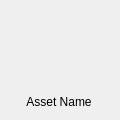
   <widget class="QFrame" name="AssetSQ_Frame">
    <property name="geometry">
     <rect>
      <x>140</x>
      <y>30</y>
      <width>120</width>
      <height>120</height>
     </rect>
    </property>
    <property name="autoFillBackground">
     <bool>false</bool>
    </property>
    <property name="frameShape">
     <enum>QFrame::NoFrame</enum>
    </property>
    <property name="frameShadow">
     <enum>QFrame::Plain</enum>
    </property>
    <property name="lineWidth">
     <number>1</number>
    </property>
    <widget class="QPushButton" name="ASSQ_pushButtonB">
     <property name="geometry">
      <rect>
       <x>98</x>
       <y>15</y>
       <width>18</width>
       <height>18</height>
      </rect>
     </property>
     <property name="autoFillBackground">
      <bool>false</bool>
     </property>
     <property name="text">
      <string/>
     </property>
     <property name="icon">
      <iconset>
       <normaloff>../UI/button_Asset_concept_01.png</normaloff>
       <normalon>../UI/button_Asset_concept_02.png</normalon>
       <activeon>../UI/button_Asset_concept_02.png</activeon>
       <selectedon>../UI/button_Asset_concept_01.png</selectedon>../UI/button_Asset_concept_01.png</iconset>
     </property>
     <property name="iconSize">
      <size>
       <width>18</width>
       <height>18</height>
      </size>
     </property>
     <property name="checkable">
      <bool>true</bool>
     </property>
     <property name="flat">
      <bool>true</bool>
     </property>
    </widget>
    <widget class="QPushButton" name="ASSQ_pushButtonC">
     <property name="enabled">
      <bool>true</bool>
     </property>
     <property name="geometry">
      <rect>
       <x>98</x>
       <y>34</y>
       <width>18</width>
       <height>18</height>
      </rect>
     </property>
     <property name="autoFillBackground">
      <bool>false</bool>
     </property>
     <property name="text">
      <string/>
     </property>
     <property name="icon">
      <iconset>
       <normaloff>../UI/button_Asset_mod_01.png</normaloff>
       <normalon>../UI/button_Asset_mod_02.png</normalon>
       <selectedon>../UI/button_Asset_mod_01.png</selectedon>../UI/button_Asset_mod_01.png</iconset>
     </property>
     <property name="iconSize">
      <size>
       <width>18</width>
       <height>18</height>
      </size>
     </property>
     <property name="checkable">
      <bool>true</bool>
     </property>
     <property name="flat">
      <bool>true</bool>
     </property>
    </widget>
    <widget class="QPushButton" name="ASSQ_pushButtonD">
     <property name="enabled">
      <bool>true</bool>
     </property>
     <property name="geometry">
      <rect>
       <x>98</x>
       <y>53</y>
       <width>18</width>
       <height>18</height>
      </rect>
     </property>
     <property name="autoFillBackground">
      <bool>false</bool>
     </property>
     <property name="text">
      <string/>
     </property>
     <property name="icon">
      <iconset>
       <normaloff>../UI/button_Asset_Tex_01.png</normaloff>
       <normalon>../UI/button_Asset_Tex_02.png</normalon>
       <activeoff>../UI/button_Asset_Tex_01.png</activeoff>
       <activeon>../UI/button_Asset_Tex_02.png</activeon>
       <selectedoff>../UI/button_Asset_Tex_01.png</selectedoff>
       <selectedon>../UI/button_Asset_Tex_02.png</selectedon>../UI/button_Asset_Tex_01.png</iconset>
     </property>
     <property name="iconSize">
      <size>
       <width>18</width>
       <height>18</height>
      </size>
     </property>
     <property name="checkable">
      <bool>true</bool>
     </property>
     <property name="flat">
      <bool>true</bool>
     </property>
    </widget>
    <widget class="QPushButton" name="ASSQ_pushButtonE">
     <property name="geometry">
      <rect>
       <x>98</x>
       <y>72</y>
       <width>18</width>
       <height>18</height>
      </rect>
     </property>
     <property name="autoFillBackground">
      <bool>false</bool>
     </property>
     <property name="text">
      <string/>
     </property>
     <property name="icon">
      <iconset>
       <normaloff>../UI/button_Asset_Rig_01.png</normaloff>
       <normalon>../UI/button_Asset_Rig_02.png</normalon>
       <selectedon>../UI/button_Asset_Rig_02.png</selectedon>../UI/button_Asset_Rig_01.png</iconset>
     </property>
     <property name="iconSize">
      <size>
       <width>18</width>
       <height>18</height>
      </size>
     </property>
     <property name="checkable">
      <bool>true</bool>
     </property>
     <property name="flat">
      <bool>true</bool>
     </property>
    </widget>
    <widget class="QPushButton" name="ASSQ_pushButtonA">
     <property name="geometry">
      <rect>
       <x>2</x>
       <y>2</y>
       <width>96</width>
       <height>96</height>
      </rect>
     </property>
     <property name="text">
      <string/>
     </property>
     <property name="icon">
      <iconset>
       <normaloff>../UI/asset_cha_150.png</normaloff>../UI/asset_cha_150.png</iconset>
     </property>
     <property name="iconSize">
      <size>
       <width>96</width>
       <height>96</height>
      </size>
     </property>
     <property name="checkable">
      <bool>true</bool>
     </property>
     <property name="flat">
      <bool>true</bool>
     </property>
    </widget>
    <widget class="QLabel" name="ASSQ_LabelA">
     <property name="geometry">
      <rect>
       <x>2</x>
       <y>95</y>
       <width>114</width>
       <height>18</height>
      </rect>
     </property>
     <property name="minimumSize">
      <size>
       <width>114</width>
       <height>18</height>
      </size>
     </property>
     <property name="maximumSize">
      <size>
       <width>114</width>
       <height>18</height>
      </size>
     </property>
     <property name="text">
      <string>Asset Name</string>
     </property>
     <property name="alignment">
      <set>Qt::AlignHCenter|Qt::AlignTop</set>
     </property>
    </widget>
   </widget>
